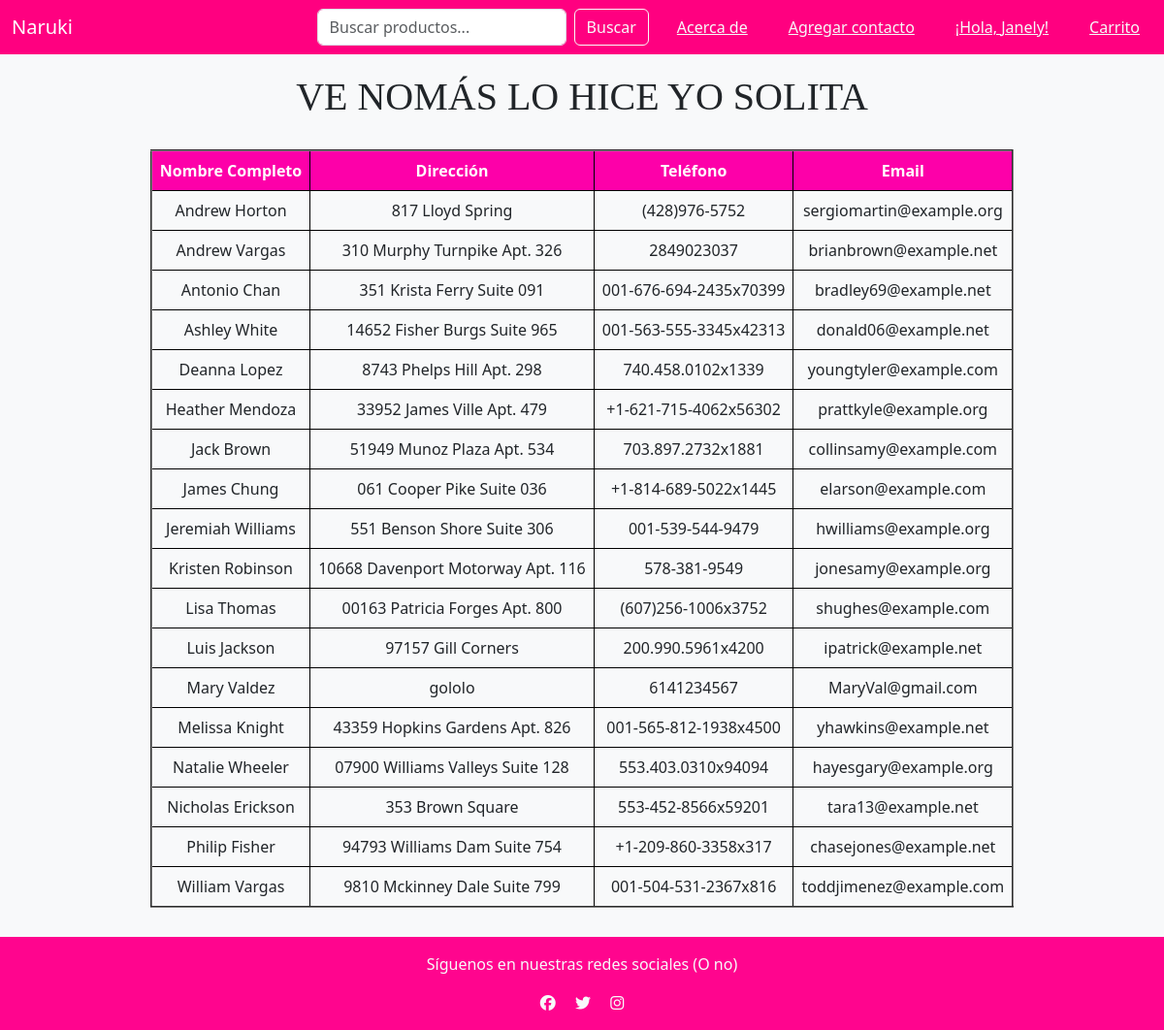
Page /shopapp/about/ (signed in) on the committed database.
### shopApp/models.py (models this page shows, shortened)
class Contacts(models.Model):
    contact_full_name = models.CharField(max_length=100, unique=True)
    contact_address = models.CharField(max_length=250)
    contact_phone = models.CharField(max_length=30)
    contact_email = models.CharField(max_length=50)
    contact_active = models.BooleanField()

### shopApp/views.py (the view)
# urls.py: path('about/', about, name = 'about'),
def about(request):
    active_contacts = Contacts.objects.filter(contact_active=True).order_by("contact_full_name")
    context = {
        'active_contacts': active_contacts
    }
    return render(request, 'shopApp/about.html', context=context)

### templates/shopApp/about.html (shortened to what this page needs)
{% extends 'shopApp/base.html' %}
{% block content %}
<h1>VE NOMÁS LO HICE YO SOLITA</h1>
<table border="2">
    <thead>
        <tr style="background-color: rgb(255, 0, 128);">
            <th>Nombre Completo</th>
            <th>Dirección</th>
            <th>Teléfono</th>
            <th>Email</th>
        </tr>
    </thead>
    <tbody>
        {% for contact in active_contacts %}
        <tr>
            <td>{{ contact.contact_full_name }}</td>
            <td>{{ contact.contact_address }}</td>
            <td>{{ contact.contact_phone }}</td>
            <td>{{ contact.contact_email }}</td>
        </tr>
        {% endfor %}
    </tbody>
</table>
{% endblock %}

### templates/shopApp/base.html (shortened to what this page needs)
<!DOCTYPE html>
{% load static %}
<html lang="es">
<head>
    <link href="https://cdn.jsdelivr.net/npm/bootstrap@5.3.0/dist/css/bootstrap.min.css" rel="stylesheet">
    <link rel="stylesheet" href="{% static 'shopApp/css/styles.css' %}">
</head>
<body class="bg-light">
    <nav class="navbar navbar-expand-lg navbar-dark text-light">
        <div class="container-fluid">
            <a class="navbar-brand" href="{% url 'index' %}">Naruki</a>
            <div class="collapse navbar-collapse" id="navbarNav">
                <form class="d-flex ms-auto">
                    <input class="form-control me-2" type="search" placeholder="Buscar productos...">
                    <button class="btn btn-outline-light text-light" type="submit">Buscar</button>
                </form>
                <ul class="navbar-nav mr-auto mt-2 mt-lg-0">
                        <a class="btn btn-link ms-3 text-light" href="{% url 'about' %}">Acerca de</a>
                        <a class="btn btn-link ms-3 text-light" href="{% url 'add_contact' %}">Agregar contacto</a>
                            {% if user.is_authenticated %}
                        <a onclick="document.getElementById('logout-form').submit();" class="btn btn-link ms-3 text-light" href="{% url 'logout' %}">¡Hola, {{ user.get_username }}!</a>
                            {% else %}
                        <a class="btn btn-link ms-3 text-light" href="{% url 'login' %}">Iniciar sesión</a>
                            {% endif %}
                    <button class="btn btn-link ms-3 text-light">Carrito</button>
                </ul>
            </div>
        </div>
    </nav>
     <div>
        {% block content %}
        {% endblock %}
     </div>
    <footer class=" text-light text-center py-3">
        <p>Síguenos en nuestras redes sociales (O no)</p>
        <a href="#" class="text-light mx-2"><i class="fab fa-facebook"></i></a>
        <a href="#" class="text-light mx-2"><i class="fab fa-twitter"></i></a>
        <a href="#" class="text-light mx-2"><i class="fab fa-instagram"></i></a>
    </footer>
</body>
</html>

### static/shopApp/css/styles.css (style rules this page uses)
.navbar { background-color: rgb(255, 0, 128); }
footer { background-color: rgb(255, 5, 142); }
thead th { background-color: rgb(253, 0, 169); }

### templates/shopApp/about.html (style rules this page uses)
table { border-collapse: collapse; margin: 30px auto; }
th, td { border: 1px solid black; padding: 8px; text-align: center; }
th { color: white; }
h1 { text-align: center; font-family: 'Times New Roman', Times, serif; margin: 20px auto; }

### rows in the picture
Contacts: contact_full_name "Andrew Horton", contact_address "817 Lloyd Spring", contact_phone "(428)976-5752", contact_email "sergiomartin@example.org"
Contacts: contact_full_name "Andrew Vargas", contact_address "310 Murphy Turnpike Apt. 326", contact_phone "2849023037", contact_email "brianbrown@example.net"
Contacts: contact_full_name "Antonio Chan", contact_address "351 Krista Ferry Suite 091", contact_phone "001-676-694-2435x70399", contact_email "bradley69@example.net"
Contacts: contact_full_name "Ashley White", contact_address "14652 Fisher Burgs Suite 965", contact_phone "001-563-555-3345x42313", contact_email "donald06@example.net"
Contacts: contact_full_name "Deanna Lopez", contact_address "8743 Phelps Hill Apt. 298", contact_phone "740.458.0102x1339", contact_email "youngtyler@example.com"
Contacts: contact_full_name "Heather Mendoza", contact_address "33952 James Ville Apt. 479", contact_phone "+1-621-715-4062x56302", contact_email "prattkyle@example.org"
Contacts: contact_full_name "Jack Brown", contact_address "51949 Munoz Plaza Apt. 534", contact_phone "703.897.2732x1881", contact_email "collinsamy@example.com"
Contacts: contact_full_name "James Chung", contact_address "061 Cooper Pike Suite 036", contact_phone "+1-814-689-5022x1445", contact_email "elarson@example.com"
Contacts: contact_full_name "Jeremiah Williams", contact_address "551 Benson Shore Suite 306", contact_phone "001-539-544-9479", contact_email "hwilliams@example.org"
Contacts: contact_full_name "Kristen Robinson", contact_address "10668 Davenport Motorway Apt. 116", contact_phone "578-381-9549", contact_email "jonesamy@example.org"
Contacts: contact_full_name "Lisa Thomas", contact_address "00163 Patricia Forges Apt. 800", contact_phone "(607)256-1006x3752", contact_email "shughes@example.com"
Contacts: contact_full_name "Luis Jackson", contact_address "97157 Gill Corners", contact_phone "200.990.5961x4200", contact_email "ipatrick@example.net"
Contacts: contact_full_name "Mary Valdez", contact_address "gololo", contact_phone "6141234567", contact_email "MaryVal@gmail.com"
Contacts: contact_full_name "Melissa Knight", contact_address "43359 Hopkins Gardens Apt. 826", contact_phone "001-565-812-1938x4500", contact_email "yhawkins@example.net"
Contacts: contact_full_name "Natalie Wheeler", contact_address "07900 Williams Valleys Suite 128", contact_phone "553.403.0310x94094", contact_email "hayesgary@example.org"
Contacts: contact_full_name "Nicholas Erickson", contact_address "353 Brown Square", contact_phone "553-452-8566x59201", contact_email "tara13@example.net"
Contacts: contact_full_name "Philip Fisher", contact_address "94793 Williams Dam Suite 754", contact_phone "+1-209-860-3358x317", contact_email "chasejones@example.net"
Contacts: contact_full_name "William Vargas", contact_address "9810 Mckinney Dale Suite 799", contact_phone "001-504-531-2367x816", contact_email "toddjimenez@example.com"

### other values in the picture
{{ user.get_username }} "Janely"
